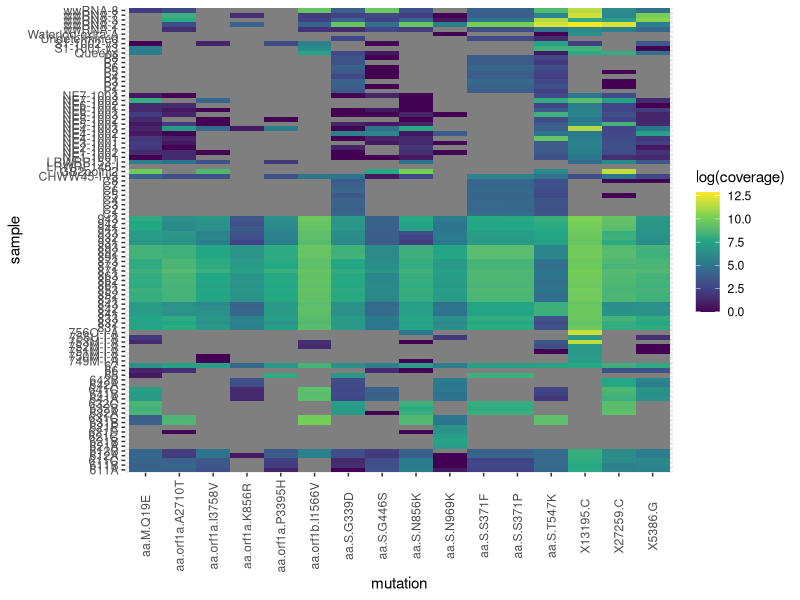
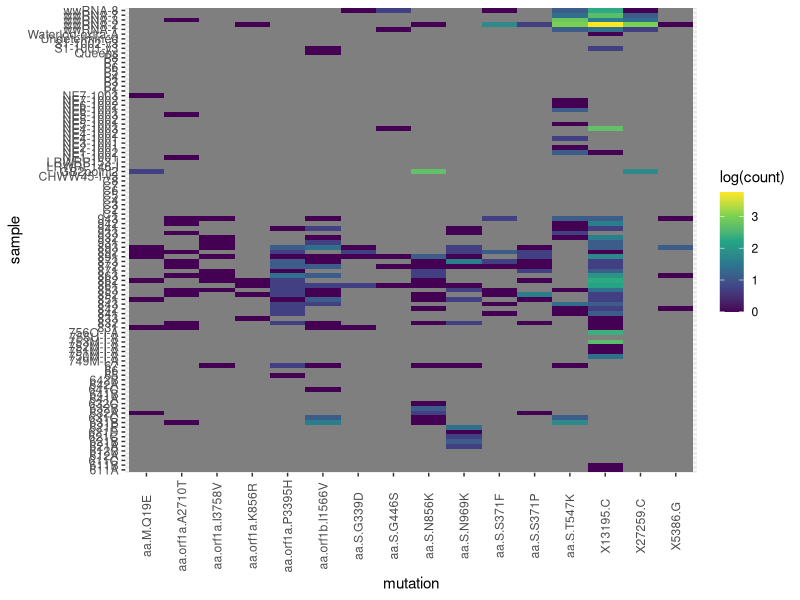
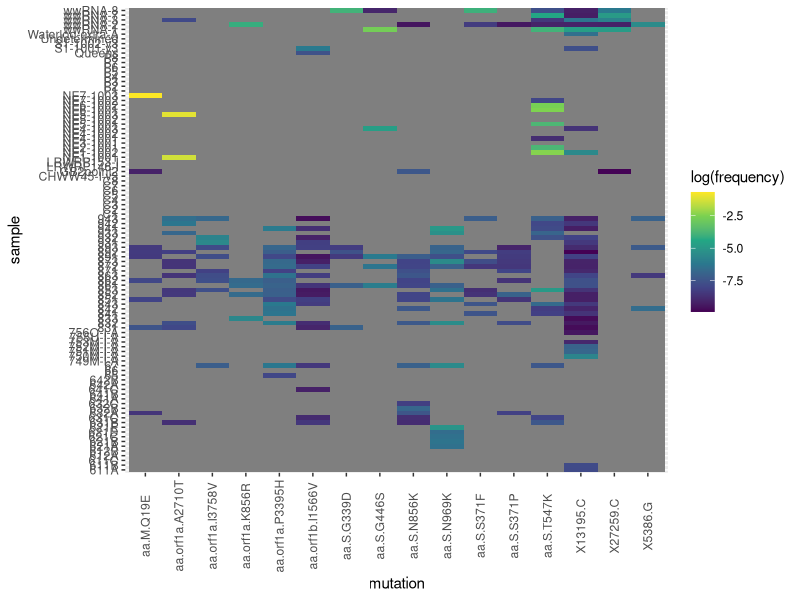

R code for these plots, in order:
library(here)
library(tidyr)
library(dplyr)
library(ggplot2)
library(stringr)

cvr <- read.csv(here("results/cvr.csv"), stringsAsFactors = FALSE)

cvr$X <- sapply(strsplit(cvr$X, split = "/"), function(x) {
  strsplit(x[length(x)], split = "\\.")[[1]][1]
})
cvr <- rename(cvr, sample = X)

cvr_long <- pivot_longer(cvr, -sample, names_to = "mutation", values_to = "coverage")

ggplot(cvr_long, aes(x = mutation, y = sample, fill = log(coverage))) +
  geom_tile() +
  scale_fill_viridis_c() +
  theme(axis.text.x = element_text(angle = 90, vjust = 0.5))


counts <- read.csv(here("results", "counts.csv"), stringsAsFactors = FALSE)

names(counts)
counts$sample <- sapply(strsplit(counts$sample, split = "/"), function(x) {
  strsplit(x[length(x)], split = "\\.")[[1]][1]
})

str(counts)

counts_long <- counts %>%
  select(-X) %>% 
  pivot_longer(-c("sample", "lab", "coldate", "site"), 
    names_to = "mutation", values_to = "count") 

ggplot(counts_long, aes(x = mutation, y = sample, fill = log(count))) +
  geom_tile() +
  scale_fill_viridis_c() +
  theme(axis.text.x = element_text(angle = 90, vjust = 0.5))


frequency <- left_join(counts_long, cvr_long, by = c("sample", "mutation")) %>%
  mutate(frequency = ifelse((!is.na(count)) & coverage > 0, count / coverage, 
    ifelse(coverage > 0, 0, NA)))
dim(frequency)

ggplot(frequency, aes(x = mutation, y = sample, fill = log(frequency))) +
  geom_tile() +
  scale_fill_viridis_c() +
  theme(axis.text.x = element_text(angle = 90, vjust = 0.5))
